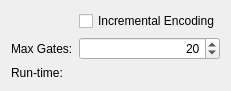
<?xml version="1.0" encoding="UTF-8"?>
<ui version="4.0">
 <class>ExactSynthesis</class>
 <widget class="QWidget" name="ExactSynthesis">
  <property name="geometry">
   <rect>
    <x>0</x>
    <y>0</y>
    <width>221</width>
    <height>75</height>
   </rect>
  </property>
  <property name="windowTitle">
   <string/>
  </property>
  <layout class="QFormLayout" name="formLayout">
   <item row="0" column="1">
    <widget class="QCheckBox" name="spec_incremental">
     <property name="text">
      <string>Incremental Encoding</string>
     </property>
    </widget>
   </item>
   <item row="1" column="0">
    <widget class="QLabel" name="label">
     <property name="text">
      <string>Max Gates:</string>
     </property>
     <property name="buddy">
      <cstring>max_depth</cstring>
     </property>
    </widget>
   </item>
   <item row="1" column="1">
    <widget class="QSpinBox" name="max_depth">
     <property name="alignment">
      <set>Qt::AlignRight|Qt::AlignTrailing|Qt::AlignVCenter</set>
     </property>
     <property name="maximum">
      <number>1000</number>
     </property>
     <property name="value">
      <number>20</number>
     </property>
    </widget>
   </item>
   <item row="2" column="0">
    <widget class="QLabel" name="label_2">
     <property name="text">
      <string>Run-time:</string>
     </property>
    </widget>
   </item>
   <item row="2" column="1">
    <widget class="QLabel" name="runtime">
     <property name="text">
      <string/>
     </property>
    </widget>
   </item>
  </layout>
 </widget>
 <resources/>
 <connections/>
</ui>
